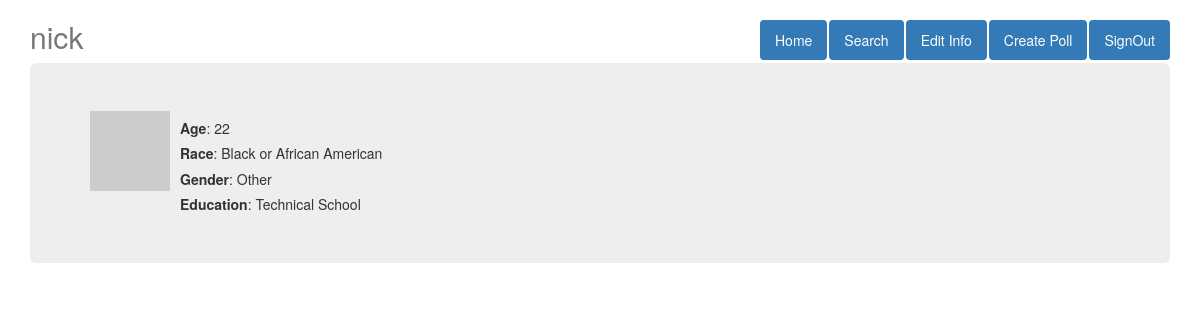
Before: /user/nick (signed in) with the older database file.
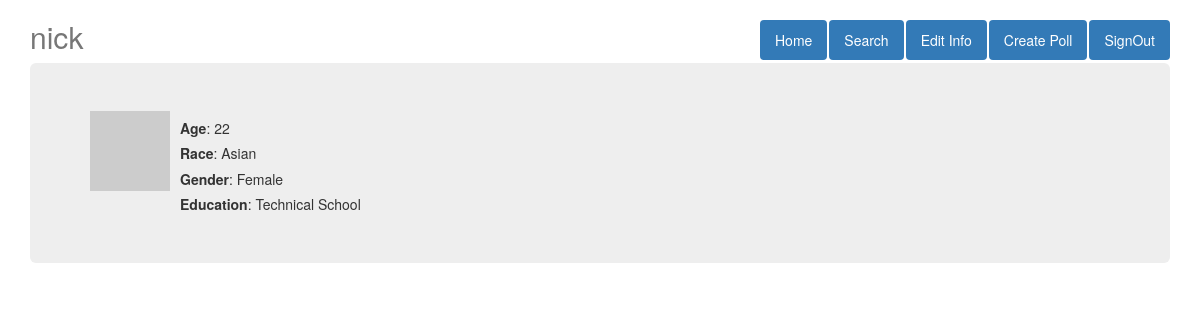
After: the same page with the newer database file.
### app/models/table_declaration.py (models this page shows, shortened)
class User(db.Model):
    __tablename__ = 'users'
    user_id = db.Column(db.Integer,Sequence('user_id_seq'), primary_key=True)
    user_name = db.Column(db.String(20), unique=True)
    user_email = db.Column(db.String(50), unique=True)
    user_pword = db.Column(db.String(80))
    user_age = db.Column(db.Integer)
    user_race = db.Column(db.String)
    user_gender = db.Column(db.String)
    user_edu = db.Column(db.String)
    def avatar(self, size):
        return 'http://www.gravatar.com/avatar/%s?d=mm&s=%d' % (md5(self.user_email.encode('utf-8')).hexdigest(), size)
    @property
    def is_authenticated(self):
        return True

### app/views.py (the view)
@app.route('/user/<user_name>', methods=['POST','GET'])
@login_required
def user(user_name):
    user = user_query(user_name, 1)
    return render_template('user.html', user=user)

### app/models/user_whisperer.py (called while the page is built)
def user_query(data, opt=0):
    q = None
    if opt is 0: q = db.session.query(User).filter_by(user_id=data).first()
    elif opt is 1: q = db.session.query(User).filter_by(user_name=data).first()
    elif opt is 2: q = db.session.query(User).filter_by(user_email=data).first()
    elif opt is 3: q = db.session.query(User).filter_by(user_pword=data).first()
    db.session.close()
    return q

### app/views.py (called while the page is built)
@lm.user_loader
def load_user(user_id):
    return User.query.get(int(user_id))

@app.before_request
def before_request():
    g.user = current_user

### app/templates/user.html (shortened to what this page needs)
<!DOCTYPE html>
<html lang="en">
<head>
    <link href="https://maxcdn.bootstrapcdn.com/bootstrap/3.3.7/css/bootstrap.min.css" rel="stylesheet">
    <link href="http://getbootstrap.com/examples/jumbotron-narrow/jumbotron-narrow.css" rel="stylesheet">
</head>
<body>
    <div class="container">
        <div class="header">
            <nav>
                <ul class="nav nav-pills pull-right">
                    <li role="presentation" class="active"><a href="{{url_for('user',user_name=g.user.user_name)}}">Home</a>
                    </li>
                    <li role="presentation" class="active"><a href="{{url_for('search')}}">Search</a>
                    </li>
                    <li role="presentation" class="active"><a href="{{url_for('edit',user_name=g.user.user_name)}}">Edit Info</a>
                    </li>
                    <li role="presentation" class="active"><a href="#">Create Poll</a>
                    </li>
                    <li role="presentation" class="active"><a href="{{url_for('signOut')}}">SignOut</a>
                    </li>
                </ul>
            </nav>
            <h2 class="text-muted">  {{user.user_name}}</h2>
        </div>
        <div style="height: 200px;" class="jumbotron">
            <div style="float:left;">
                <img src="{{user.avatar(128)}}">
            </div>
            <div style="float: left; margin-left: 10px;">
                <h5> <b>Age</b>: {{ user.user_age }}</h5>
                <h5> <b>Race</b>: {{ user.user_race }}</h5>
                <h5> <b>Gender</b>: {{ user.user_gender }}</h5>
                <h5> <b>Education</b>: {{ user.user_edu }}</h5>
            </div>
        </div>
    </div>
</body>
</html>

Changed rows visible on the page:
changed User "nick": user_race "Black or African American" → "Asian"; user_gender "Other" → "Female"
